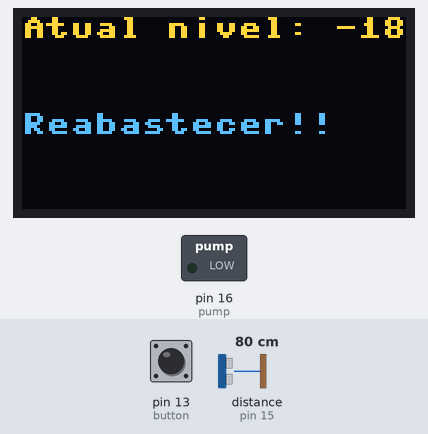
This program was run on a simulated MicroPython board. Shown: 128×64 one-colour display, switched loads named in the program (green lamp = pin HIGH). The inputs (shaded band) are chosen by the test bench; at power-on: distance to the obstacle (sensor on pin 15) 80 cm, pin 13 (button) LOW. The echo pulse lasts 58.3 µs per cm; the OLED is the two-colour kind (top 16 rows yellow); library files of the repository ran but are not shown: ssd1306.py; pins used as bus, display or sensor lines are not drawn; what the program prints to the serial console is not drawn.

Above: at 1.2 s.
1.3 s: distance to the obstacle (sensor on pin 15) set to 2 cm
At 2.2 s:
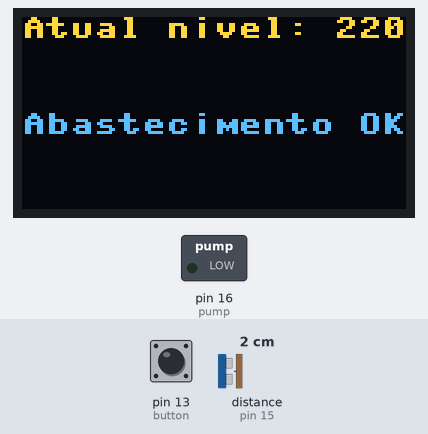
2.8 s: pin 13 (button) pulled HIGH for 0.15 s
At 2.95 s:
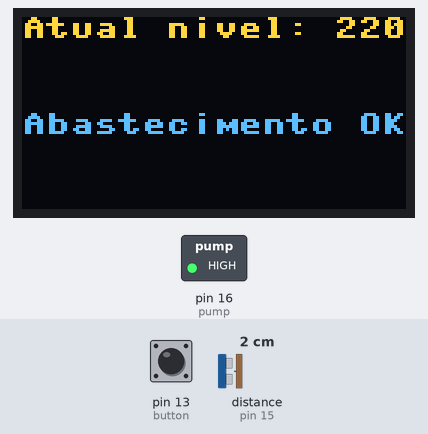
4.5 s: distance to the obstacle (sensor on pin 15) set to 4 cm
At 5.3 s:
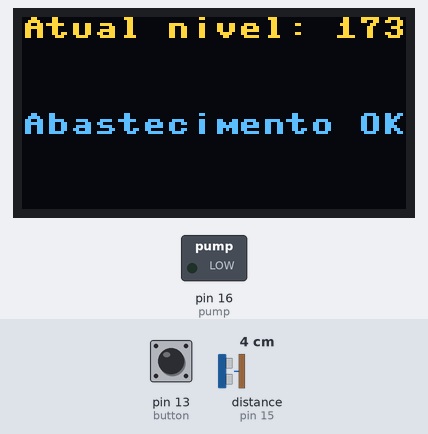
6.0 s: distance to the obstacle (sensor on pin 15) set to 9 cm
At 7.0 s:
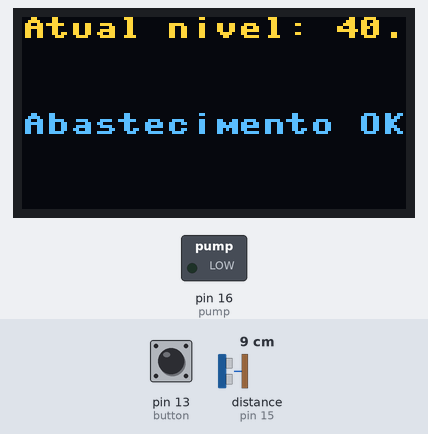
7.5 s: pin 13 (button) pulled HIGH for 1 s
At 8.3 s:
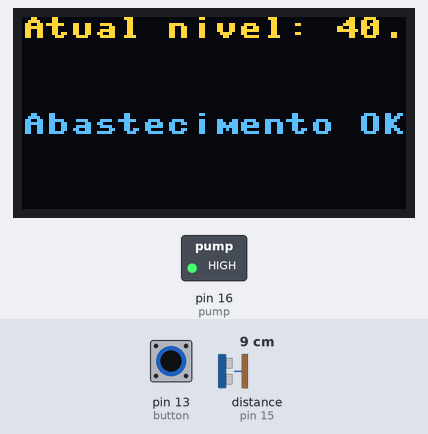
10.0 s: pin 13 (button) pulled HIGH for 3.2 s
At 13.8 s:
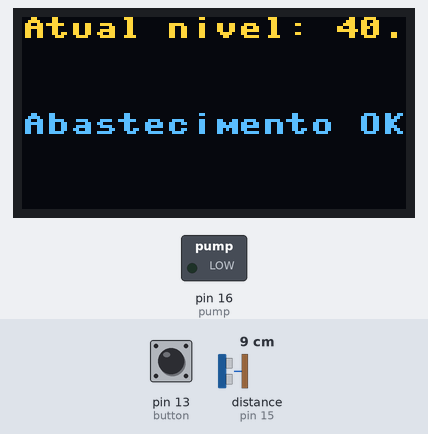
Timing chart, 0 to 15.3 s (numbered marks = the images above; inputs shaded):
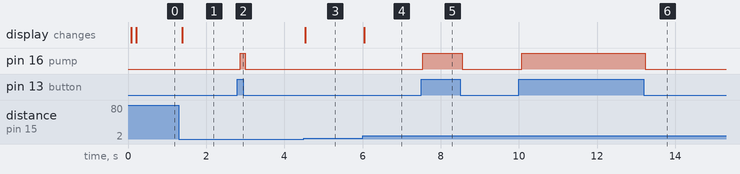

The program:

main.py
```python
#Imports
import lib.display as display
import ultrasound
import button
import time
from machine import Pin

#Variables
sda = 2
scl = 3

trig = 14
echo = 15

button_pin = 13

pump_pin = 16

#In mm
percentage_warning = 20
min_distance = 27
max_distance = 42
warning = False

#Class init
#Display(sda, scl)
disp = display.Display(sda, scl)
#Ultrasound(trig, echo)
ult_sou = ultrasound.Ultrasound(trig, echo)
#Button(button_pin)
button = button.Button(button_pin)

pump = Pin(pump_pin, Pin.OUT)
pump.low()

distance_diff = max_distance - min_distance

#Loop
while True:
    disp.display_fill()

    current_distance = ult_sou.check_volume()
    current_level = current_distance - min_distance
    print(current_level)

    current_percentage = 100 - ((current_level / distance_diff) * 100)

    disp.show_current_capacity(current_percentage)

    if (current_percentage < percentage_warning):
        disp.show_message("Reabastecer!!")
        warning = True
    else:
        disp.show_message("Abastecimento OK")
        warning = False

    if(warning == False):
        if (button.is_button_pressed()):
            #Ativar a bomba
            pump.high()
        else:
            pump.low()
    else:
        print("Compartimento vazio!!")
        pump.low()

    disp.display_show()

    time.sleep_us(1)
```

display.py
```python
from machine import Pin, I2C
from ssd1306 import SSD1306_I2C

class Display:
    def __init__(self, sda_pin, scl_pin):
        i2c = I2C(1, sda = Pin(sda_pin), scl = Pin(scl_pin), freq = 400000)
        self.display = SSD1306_I2C(128, 64, i2c)

    def show_message(self, message):
        self.display.text(message, 0, 32)

    def show_current_capacity(self, current_capacity):
        text = "Atual nivel: "
        capacity = "{}%".format(current_capacity)

        self.display.text("{}{}".format(text, capacity), 0, 0)

    def display_fill(self):
        self.display.fill(0)

    def display_show(self):
        self.display.show()
```

ultrasound.py
```python
from machine import Pin
import time

class Ultrasound:
    def __init__(self, trig_pin, echo_pin):
        self.trig = Pin(trig_pin, Pin.OUT)
        self.echo = Pin(echo_pin, Pin.IN, Pin.PULL_DOWN)

    def check_volume(self):
        self.trig.value(0)
        time.sleep(0.1)
        self.trig.value(1)
        time.sleep_us(2)
        self.trig.value(0)
        while self.echo.value() == 0:
            pulse_start = time.ticks_us()
        while self.echo.value() == 1:
            pulse_end = time.ticks_us()
        pulse_duration = pulse_end - pulse_start
        distance = pulse_duration * 2 / 29.1
        distance = round(distance, 0)
        return distance
```

button.py
```python
from machine import Pin

class Button:
    def __init__(self, button_pin):
        self.button = Pin(button_pin, Pin.IN)

    #Returns if button is pressed or not
    def is_button_pressed(self):
        logic_state = self.button.value()
        return logic_state
```

Measured:
- after the input at 1.3 s, the display: changes after 0.08 s (image 1)
- after the input at 2.8 s, pin 16 (pump): LOW → HIGH after 0.07 s, → LOW 0.13 s later
- after the input at 4.5 s, the display: changes at once (image 3)
- after the input at 6.0 s, the display: changes after 0.05 s (image 4)
- after the input at 7.5 s, pin 16 (pump): LOW → HIGH at once, → LOW 1.0 s later
- after the input at 10.0 s, pin 16 (pump): LOW → HIGH after 0.07 s, → LOW 3.2 s later
